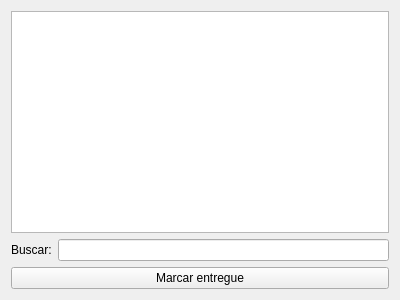
<?xml version="1.0" encoding="UTF-8"?>
<ui version="4.0">
 <class>WidgetLogisticaRepresentacao</class>
 <widget class="QWidget" name="WidgetLogisticaRepresentacao">
  <property name="geometry">
   <rect>
    <x>0</x>
    <y>0</y>
    <width>400</width>
    <height>300</height>
   </rect>
  </property>
  <property name="windowTitle">
   <string>Dialog</string>
  </property>
  <layout class="QGridLayout" name="gridLayout">
   <item row="2" column="1">
    <widget class="QLineEdit" name="lineEditBusca"/>
   </item>
   <item row="2" column="0">
    <widget class="QLabel" name="label">
     <property name="text">
      <string>Buscar:</string>
     </property>
    </widget>
   </item>
   <item row="0" column="0" colspan="2">
    <widget class="TableView" name="table">
     <property name="editTriggers">
      <set>QAbstractItemView::NoEditTriggers</set>
     </property>
     <property name="selectionBehavior">
      <enum>QAbstractItemView::SelectRows</enum>
     </property>
     <property name="sortingEnabled">
      <bool>true</bool>
     </property>
    </widget>
   </item>
   <item row="3" column="0" colspan="2">
    <widget class="QPushButton" name="pushButtonMarcarEntregue">
     <property name="text">
      <string>Marcar entregue</string>
     </property>
    </widget>
   </item>
  </layout>
 </widget>
 <customwidgets>
  <customwidget>
   <class>TableView</class>
   <extends>QTableView</extends>
   <header>src/tableview.h</header>
  </customwidget>
 </customwidgets>
 <resources/>
 <connections/>
</ui>
